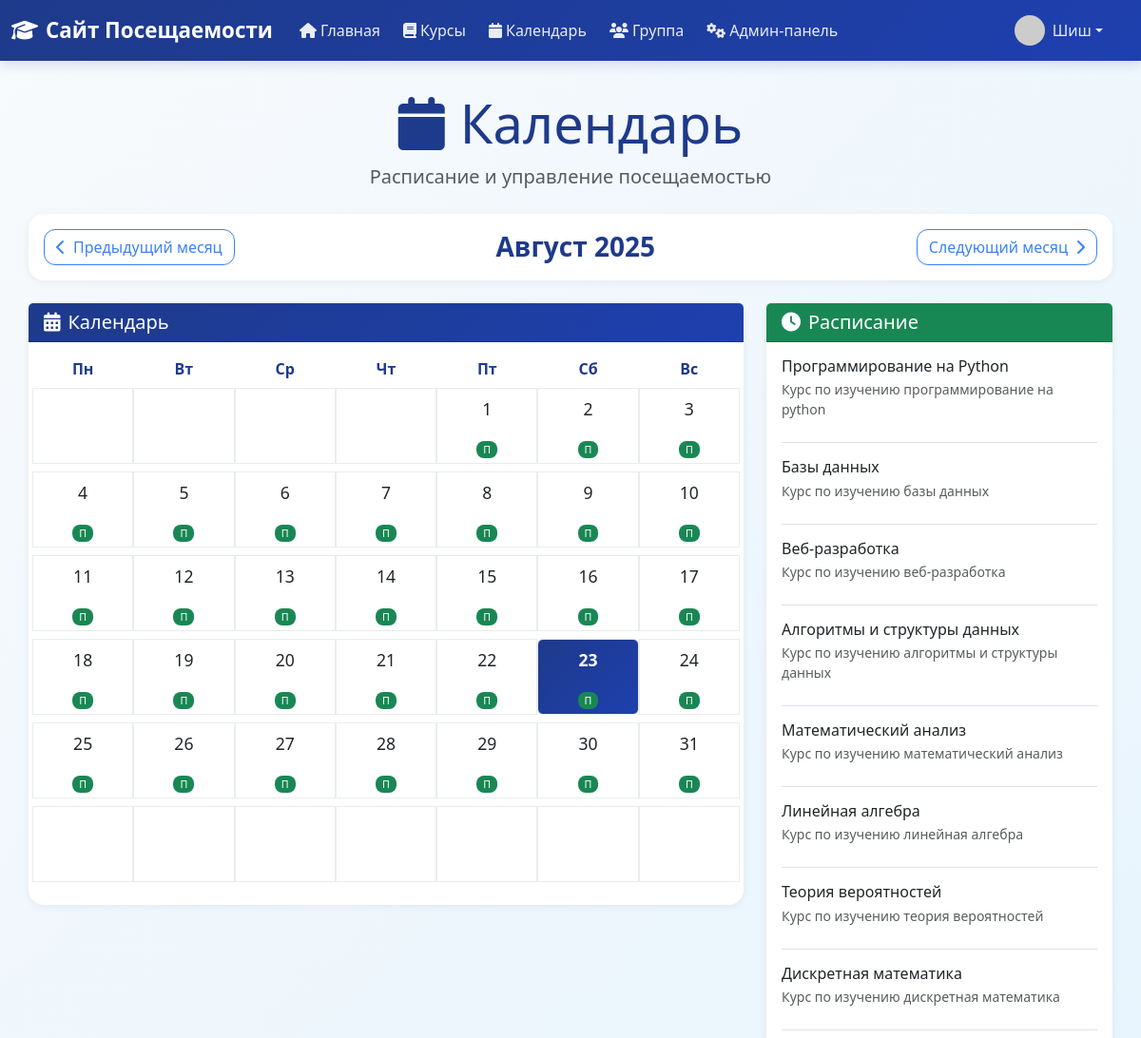
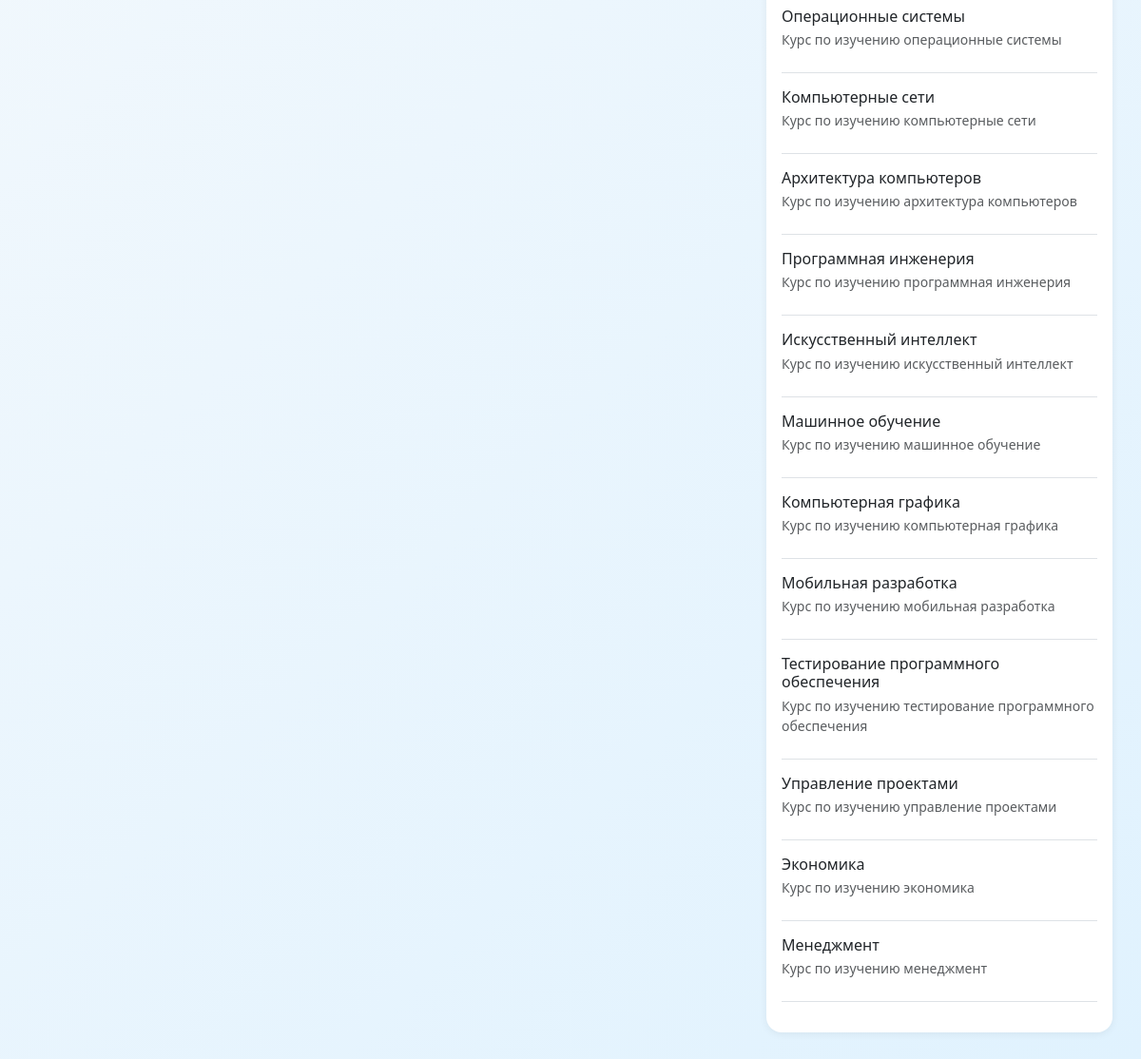
Page /calendar (signed in) on the committed database (2 pictures, top to bottom).
### app/models.py (models this page shows, shortened)
class User(UserMixin, db.Model):
    id: so.Mapped[int] = so.mapped_column(primary_key=True)
    username: so.Mapped[str] = so.mapped_column(sa.String(64), index=True, unique=True)
    email: so.Mapped[str] = so.mapped_column(sa.String(120), index=True, unique=True)
    password_hash: so.Mapped[Optional[str]] = so.mapped_column(sa.String(256))
    role: so.Mapped[str] = so.mapped_column(sa.String(20), default='student')
    about_me: so.Mapped[Optional[str]] = so.mapped_column(sa.String(140))
    last_seen: so.Mapped[Optional[datetime]] = so.mapped_column(default=lambda: datetime.now(timezone.utc))
    sent_messages: so.Mapped[List['Message']] = so.relationship(
        'Message',
        foreign_keys='Message.sender_id',
        back_populates='sender'
    )
    received_messages: so.Mapped[List['Message']] = so.relationship(
        'Message',
        foreign_keys='Message.recipient_id',
        back_populates='recipient'
    )
    teaching_courses: so.Mapped[List['Course']] = so.relationship(
        secondary=teacher_course_association,
        back_populates='teachers',
        collection_class=list
    )
    enrolled_courses: so.Mapped[List['Course']] = so.relationship(
        secondary=student_course_association,
        back_populates='students',
        collection_class=list,
        lazy='joined'
    )
    attendance_records: so.WriteOnlyMapped['AttendanceRecord'] = so.relationship(
        back_populates='student',
        cascade="all, delete-orphan"
    )
    news_posts: so.Mapped[List['News']] = so.relationship(
        back_populates='author',
        cascade="all, delete-orphan"
    )
    def avatar(self, size: int) -> str:
        digest = md5(self.email.lower().encode('utf-8')).hexdigest()
        return f'https://www.gravatar.com/avatar/{digest}?d=identicon&s={size}'

class Course(db.Model):
    id: so.Mapped[int] = so.mapped_column(primary_key=True)
    name: so.Mapped[str] = so.mapped_column(sa.String(100), unique=True, index=True)
    description: so.Mapped[Optional[str]] = so.mapped_column(sa.String(256))
    is_favorite: so.Mapped[bool] = so.mapped_column(default=False)
    teachers: so.Mapped[List['User']] = so.relationship(
        secondary=teacher_course_association,
        back_populates='teaching_courses',
        collection_class=list
    )
    students: so.Mapped[List['User']] = so.relationship(
        secondary=student_course_association,
        back_populates='enrolled_courses',
        collection_class=list,
        lazy='joined'
    )
    attendance_records: so.WriteOnlyMapped['AttendanceRecord'] = so.relationship(
        back_populates='course',
        cascade="all, delete-orphan"
    )

### app/routes.py (the view)
@app.route('/calendar')
@login_required
def calendar():
    current_date = datetime.now()
    year = request.args.get('year', current_date.year, type=int)
    month = request.args.get('month', current_date.month, type=int)
    if month < 1 or month > 12:
        month = 1
    if year < 1900 or year > 2100:
        year = current_date.year
    user_courses = get_user_courses(current_user)
    schedule_data = {
        'courses': user_courses,
        'role': current_user.role
    }
    return render_template('calendar.html',
                         title='Календарь',
                         year=year,
                         month=month,
                         current_date=current_date,
                         schedule_data=schedule_data,
                         datetime=datetime,
                         timedelta=timedelta)

### app/models.py (called while the page is built)
@login.user_loader
def load_user(id: int) -> Optional[User]:
    return db.session.get(User, id)

### app/routes.py (called while the page is built)
def get_user_courses(user, role_type='all'):
    if user.role == 'student':
        return user.enrolled_courses if role_type in ['all', 'enrolled'] else []
    elif user.role == 'teacher':
        return user.teaching_courses if role_type in ['all', 'teaching'] else []
    else:  # admin
        return Course.query.all() if role_type in ['all'] else []

### app/templates/calendar.html (shortened to what this page needs)
{% extends "base.html" %}
{% block content %}
<div class="container">
    <div class="text-center mb-4">
        <h1 class="display-4 text-primary">
            <i class="fas fa-calendar me-3"></i>Календарь
        </h1>
        <p class="lead text-muted">Расписание и управление посещаемостью</p>
    </div>
    <div class="row mb-4">
        <div class="col-12">
            <div class="card border-0 shadow-sm">
                <div class="card-body">
                    <div class="d-flex justify-content-between align-items-center">
                        <a href="{{ url_for('calendar', year=year-1 if month == 1 else year, month=12 if month == 1 else month-1) }}"
                           class="btn btn-outline-primary">
                            <i class="fas fa-chevron-left me-2"></i>Предыдущий месяц
                        </a>
                        <h3 class="mb-0 text-primary">
                            {% set months = ['Январь', 'Февраль', 'Март', 'Апрель', 'Май', 'Июнь',
                                           'Июль', 'Август', 'Сентябрь', 'Октябрь', 'Ноябрь', 'Декабрь'] %}
                            {{ months[month-1] }} {{ year }}
                        </h3>
                        <a href="{{ url_for('calendar', year=year+1 if month == 12 else year, month=1 if month == 12 else month+1) }}"
                           class="btn btn-outline-primary">
                            Следующий месяц<i class="fas fa-chevron-right ms-2"></i>
                        </a>
                    </div>
                </div>
            </div>
        </div>
    </div>
    <div class="row">
        <div class="col-lg-8">
            <div class="card border-0 shadow-sm">
                <div class="card-header bg-primary text-white">
                    <h5 class="mb-0">
                        <i class="fas fa-calendar-alt me-2"></i>Календарь
                    </h5>
                </div>
                <div class="card-body">
                    <div class="row mb-2">
                        {% set weekdays = ['Пн', 'Вт', 'Ср', 'Чт', 'Пт', 'Сб', 'Вс'] %}
                        {% for day in weekdays %}
                            <div class="col text-center fw-bold text-primary">
                                {{ day }}
                            </div>
                        {% endfor %}
                    </div>
                    <div class="calendar-grid">
                        {% set first_day = datetime(year, month, 1) %}
                        {% set start_weekday = first_day.weekday() %}
                        {% if month == 12 %}
                            {% set next_month = 1 %}
                            {% set next_year = year + 1 %}
                        {% else %}
                            {% set next_month = month + 1 %}
                            {% set next_year = year %}
                        {% endif %}
                        {% set last_day_of_month = datetime(next_year, next_month, 1) - timedelta(days=1) %}
                        {% set days_in_month = last_day_of_month.day %}
                        {% for week in range(6) %}
                            <div class="row mb-2">
                                {% for day in range(7) %}
                                    {% set day_number = week * 7 + day - start_weekday + 1 %}
                                    {% set is_current_month = day_number > 0 and day_number <= days_in_month %}
                                    {% set is_today = year == current_date.year and month == current_date.month and day_number == current_date.day %}
                                    <div class="col calendar-day {% if not is_current_month %}text-muted{% endif %} {% if is_today %}bg-primary text-white rounded{% endif %}">
                                        <div class="calendar-day-content p-2 text-center position-relative">
                                            {% if is_current_month %}
                                                <div class="day-number {% if is_today %}fw-bold{% endif %}">
                                                    {{ day_number }}
                                                </div>
                                                {% if schedule_data.courses %}
                                                    <div class="schedule-indicator mt-1">
                                                        <small class="badge bg-success">П</small>
                                                    </div>
                                                {% endif %}
                                            {% endif %}
                                        </div>
                                    </div>
                                {% endfor %}
                            </div>
                        {% endfor %}
                    </div>
                </div>
            </div>
        </div>
        <div class="col-lg-4">
            <div class="card border-0 shadow-sm">
                <div class="card-header bg-success text-white">
                    <h5 class="mb-0">
                        <i class="fas fa-clock me-2"></i>Расписание
                    </h5>
                </div>
                <div class="card-body">
                    {% if schedule_data.courses %}
                        <div class="schedule-list">
                            {% for course in schedule_data.courses %}
                                <div class="schedule-item border-bottom pb-3 mb-3">
                                    <h6 class="mb-1">{{ course.name }}</h6>
                                    {% if course.description %}
                                        <p class="text-muted small mb-2">{{ course.description }}</p>
                                    {% endif %}
                                </div>
                            {% endfor %}
                        </div>
                    {% else %}
                        <p class="text-muted text-center py-4">
                            <i class="fas fa-calendar-times fa-2x mb-3"></i><br>
                            Расписание пусто
                        </p>
                    {% endif %}
                </div>
            </div>
        </div>
    </div>
</div>
{% endblock %}

### app/templates/base.html (shortened to what this page needs)
<!doctype html>
<html lang="ru">
  <head>
    <link href="https://cdn.jsdelivr.net/npm/bootstrap@5.3.0/dist/css/bootstrap.min.css" rel="stylesheet">
    <link href="https://cdnjs.cloudflare.com/ajax/libs/font-awesome/6.4.0/css/all.min.css" rel="stylesheet">
  </head>
  <body>
    {% if current_user.is_authenticated %}
    <nav class="navbar navbar-expand-lg navbar-dark mb-4">
      <div class="container-fluid">
        <a class="navbar-brand" href="{{ url_for('index') }}">
            <i class="fas fa-graduation-cap me-2"></i>Сайт Посещаемости
        </a>
        <div class="collapse navbar-collapse" id="navbarNav">
          <ul class="navbar-nav me-auto mb-2 mb-lg-0">
            <li class="nav-item">
              <a class="nav-link" href="{{ url_for('index') }}">
                  <i class="fas fa-home me-1"></i>Главная
              </a>
            </li>
                          <li class="nav-item">
                <a class="nav-link" href="{{ url_for('courses') }}">
                    <i class="fas fa-book me-1"></i>Курсы
                </a>
              </li>
              <li class="nav-item">
                <a class="nav-link" href="{{ url_for('calendar') }}">
                    <i class="fas fa-calendar me-1"></i>Календарь
                </a>
              </li>
              <li class="nav-item">
                <a class="nav-link" href="{{ url_for('group') }}">
                    <i class="fas fa-users me-1"></i>Группа
                </a>
              </li>
              {% if current_user.role == 'admin' %}
              <li class="nav-item">
                <a class="nav-link" href="{{ url_for('admin_panel') }}">
                    <i class="fas fa-cogs me-1"></i>Админ-панель
                </a>
              </li>
              {% endif %}
          </ul>
          <ul class="navbar-nav ms-auto">
            <li class="nav-item dropdown">
              <a class="nav-link dropdown-toggle d-flex align-items-center" href="#"
                 id="profileDropdown" role="button" data-bs-toggle="dropdown" aria-expanded="false">
                <img src="{{ current_user.avatar(32) }}" alt="Аватар"
                     class="rounded-circle me-2" style="width: 32px; height: 32px;">
                <span>{{ current_user.username }}</span>
              </a>
            </li>
          </ul>
        </div>
      </div>
    </nav>
    {% endif %}
    <div class="container">
        {% block content %}{% endblock %}
    </div>
  </body>
</html>

### app/templates/base.html (style rules this page uses)
:root { --primary-blue: #1e3a8a; --secondary-blue: #3b82f6; --light-blue: #dbeafe; --accent-blue: #60a5fa; --dark-blue: #1e40af; }
body { background: linear-gradient(135deg, #f8fafc 0%, #e0f2fe 100%); min-height: 100vh; font-family: 'Segoe UI', Tahoma, Geneva, Verdana, sans-serif; }
.navbar { background: linear-gradient(135deg, var(--primary-blue) 0%, var(--dark-blue) 100%) !important; box-shadow: 0 4px 12px rgba(30, 58, 138, 0.15); }
.navbar-brand { color: white !important; font-weight: 600; font-size: 1.4rem; }
.nav-link { color: rgba(255, 255, 255, 0.9) !important; transition: all 0.3s ease; border-radius: 8px; margin: 0 4px; }
.container { background: transparent; border-radius: 0; box-shadow: none; padding: 0; margin-top: 2rem; margin-bottom: 2rem; }
h1, h2, h3 { color: var(--primary-blue); font-weight: 600; }
.card { border: none; border-radius: 16px; box-shadow: 0 4px 20px rgba(0, 0, 0, 0.08); transition: transform 0.3s ease, box-shadow 0.3s ease; }
.btn { border-radius: 12px; font-weight: 500; transition: all 0.3s ease; }
.badge { border-radius: 8px; font-weight: 500; }
.text-primary { color: var(--primary-blue) !important; }
.bg-primary { background: linear-gradient(135deg, var(--primary-blue) 0%, var(--dark-blue) 100%) !important; }
.btn-outline-primary { border-color: var(--secondary-blue); color: var(--secondary-blue); transition: all 0.3s ease; }
.fas, .far, .fab { transition: transform 0.3s ease; }
.shadow-sm { box-shadow: 0 2px 8px rgba(0, 0, 0, 0.06) !important; }
.nav-item.dropdown { position: relative; margin-right: 1rem; }
.nav-item.dropdown .dropdown-toggle { white-space: nowrap; overflow: hidden; text-overflow: ellipsis; max-width: 200px; }

### app/templates/calendar.html (style rules this page uses)
.calendar-grid { font-size: 0.9rem; }
.calendar-day { min-height: 80px; border: 1px solid #e9ecef; transition: all 0.3s ease; }
.calendar-day-content { height: 100%; display: flex; flex-direction: column; justify-content: space-between; }
.day-number { font-size: 1.1rem; font-weight: 500; }
.schedule-indicator { position: absolute; bottom: 5px; left: 50%; transform: translateX(-50%); }
.schedule-item { transition: all 0.3s ease; }

### rows in the picture
User: username "Шиш"
Course: name "Программирование на Python", description "Курс по изучению программирование на python"
Course: name "Базы данных", description "Курс по изучению базы данных"
Course: name "Веб-разработка", description "Курс по изучению веб-разработка"
Course: name "Алгоритмы и структуры данных", description "Курс по изучению алгоритмы и структуры данных"
Course: name "Математический анализ", description "Курс по изучению математический анализ"
Course: name "Линейная алгебра", description "Курс по изучению линейная алгебра"
Course: name "Теория вероятностей", description "Курс по изучению теория вероятностей"
Course: name "Дискретная математика", description "Курс по изучению дискретная математика"
Course: name "Операционные системы", description "Курс по изучению операционные системы"
Course: name "Компьютерные сети", description "Курс по изучению компьютерные сети"
Course: name "Архитектура компьютеров", description "Курс по изучению архитектура компьютеров"
Course: name "Программная инженерия", description "Курс по изучению программная инженерия"
Course: name "Искусственный интеллект", description "Курс по изучению искусственный интеллект"
Course: name "Машинное обучение", description "Курс по изучению машинное обучение"
Course: name "Компьютерная графика", description "Курс по изучению компьютерная графика"
Course: name "Мобильная разработка", description "Курс по изучению мобильная разработка"
Course: name "Тестирование программного обеспечения", description "Курс по изучению тестирование программного обеспечения"
Course: name "Управление проектами", description "Курс по изучению управление проектами"
Course: name "Экономика", description "Курс по изучению экономика"
Course: name "Менеджмент", description "Курс по изучению менеджмент"

### other values in the picture
{{ months[month-1] }} "Август"
{{ year }} "2025"
{{ day }} "Пн" "Вт" "Ср" "Чт" "Пт" "Сб" "Вс"
{{ day_number }} "1" "2" "3" "4" "5" "6" "7" "8" "9" "10" "11" "12" "13" "14" "15" "16" "17" "18" "19" "20" "21" "22" "23" "24" "25" "26" "27" "28" "29" "30" "31"
